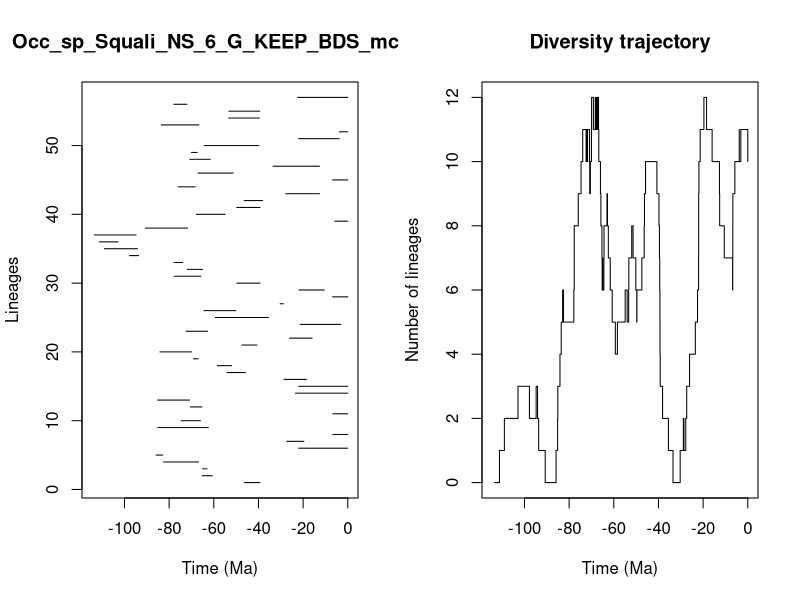

Here is the R script that generated this plot:


pdf(file='../Results/Species_NS/5_MA_bins_EP_FT/pyrate_mcmc_logs/Occ_sp_Squali_NS_6_G_KEEP_BDS_mcmc_LTT.pdf',width=0.6*20, height=0.6*10)
title = "Occ_sp_Squali_NS_6_G_KEEP_BDS_mcmc"
ts=c(46.270914327723034, 65.21611155445184,64.97475891231326,82.5225599624435,85.85687718142911,21.99415923691404,27.346644125252,6.686164731202107,85.06988009973686,74.66700293029808,6.7049909720365735,70.48256969393242,85.17320951348283,23.477541451057554,22.028109310202804,28.593421358199603,54.00691229738091,58.386784414134915,69.1357918944585,84.10871586238028,47.43815775161189,26.070228315402396,72.40759103782649,21.319212257151154,59.30402658893657,64.44097969917574,30.27217305189592,6.789563978916889,21.884897360696854,49.652094611550524,77.72924014099455,71.9130392460186,77.71153624788356,97.78388813897607,109.00162053619401,111.19335423071797,113.44608826160619,90.7146837224089,5.787733909821669,67.8779234636353,49.72310838890306,46.40002015340292,27.77191247563596,75.92031733226182,6.735704349786371,67.06234837253395,33.46952410502889,70.78573691525293,69.9968352812437,64.37647270033226,21.991424710089166,3.805604812031452,83.5395120012549,53.3490408628702,53.270174001571945,77.90396309808416,22.50213256370964)
te=c(39.34584350523586, 60.708290286721436,63.051700738518264,66.83034050636573,82.91145330649785,0.0,19.643460800515488,0.0,62.451280662646454,65.9818822468653,0.0,65.30162149964582,70.86390096215166,0.0,0.0,18.454006803701613,45.79378720838126,51.974667442582046,66.98927753894604,69.95174912145188,40.69166338068785,15.970549688555634,62.82597196813634,3.1087583700629615,35.54234256320468,50.12539703804834,28.850531959984856,0.0,10.531913602996504,39.296817480285064,65.7804545691223,65.05476299420332,73.92207777517577,93.6454185884834,94.153322308123,102.90371778034391,94.7821681296134,71.7311795195569,0.0,54.90747991564762,39.224085135491876,38.15495955737582,12.591031673870804,68.29020159554936,0.0,51.370703405799084,12.68041248153084,61.60242832323566,67.41491665531528,39.77589825339896,3.8314867369895604,0.0,66.71680554242802,39.56732337761151,39.42325186589336,72.00464764661886,0.0)
div_traj=c(0, 1,2,3,2,3,2,1,0,1,2,3,4,5,6,5,6,7,8,9,10,11,10,11,10,11,10,9,10,11,12,11,12,11,12,11,12,11,10,9,8,7,6,7,6,7,8,9,8,7,6,5,4,5,6,5,6,7,8,7,6,5,6,7,8,9,10,9,8,7,6,5,4,3,2,1,0,1,2,1,2,3,4,5,6,7,8,9,10,11,12,11,10,9,8,7,6,7,8,9,10,11,10,11,10)
time_events=c(113.44608826160619, 111.19335423071797,109.00162053619401,102.90371778034391,97.78388813897607,94.7821681296134,94.153322308123,93.6454185884834,90.7146837224089,85.85687718142911,85.17320951348283,85.06988009973686,84.10871586238028,83.5395120012549,82.91145330649785,82.5225599624435,77.90396309808416,77.72924014099455,77.71153624788356,75.92031733226182,74.66700293029808,73.92207777517577,72.40759103782649,72.00464764661886,71.9130392460186,71.7311795195569,70.86390096215166,70.78573691525293,70.48256969393242,69.9968352812437,69.95174912145188,69.1357918944585,68.29020159554936,67.8779234636353,67.41491665531528,67.06234837253395,66.98927753894604,66.83034050636573,66.71680554242802,65.9818822468653,65.7804545691223,65.30162149964582,65.21611155445184,65.05476299420332,64.97475891231326,64.44097969917574,64.37647270033226,63.051700738518264,62.82597196813634,62.451280662646454,61.60242832323566,60.708290286721436,59.30402658893657,58.386784414134915,54.90747991564762,54.00691229738091,53.3490408628702,53.270174001571945,51.974667442582046,51.370703405799084,50.12539703804834,49.72310838890306,49.652094611550524,47.43815775161189,46.40002015340292,46.270914327723034,45.79378720838126,40.69166338068785,39.77589825339896,39.56732337761151,39.42325186589336,39.34584350523586,39.296817480285064,39.224085135491876,38.15495955737582,35.54234256320468,33.46952410502889,30.27217305189592,28.850531959984856,28.593421358199603,27.77191247563596,27.346644125252,26.070228315402396,23.477541451057554,22.50213256370964,22.028109310202804,21.99415923691404,21.991424710089166,21.884897360696854,21.319212257151154,19.643460800515488,18.454006803701613,15.970549688555634,12.68041248153084,12.591031673870804,10.531913602996504,6.789563978916889,6.735704349786371,6.7049909720365735,6.686164731202107,5.787733909821669,3.8314867369895604,3.805604812031452,3.1087583700629615,0.0)
                par(mfrow=c(1,2))
                L = length(ts)
                plot(ts, 1:L , xlim=c(-max(ts)-1,0), pch=20, type="n", main=title,xlab="Time (Ma)",ylab="Lineages")
                for (i in 1:L){segments(x0=-te[i],y0=i,x1=-ts[i],y1=i)}    
                t = -time_events
                plot(div_traj ~ t,type="s", main = "Diversity trajectory",xlab="Time (Ma)",ylab="Number of lineages",xlim=c(-max(ts)-1,0))
                abline(v=c(65,200,251,367,445),lty=2,col="gray")
                
